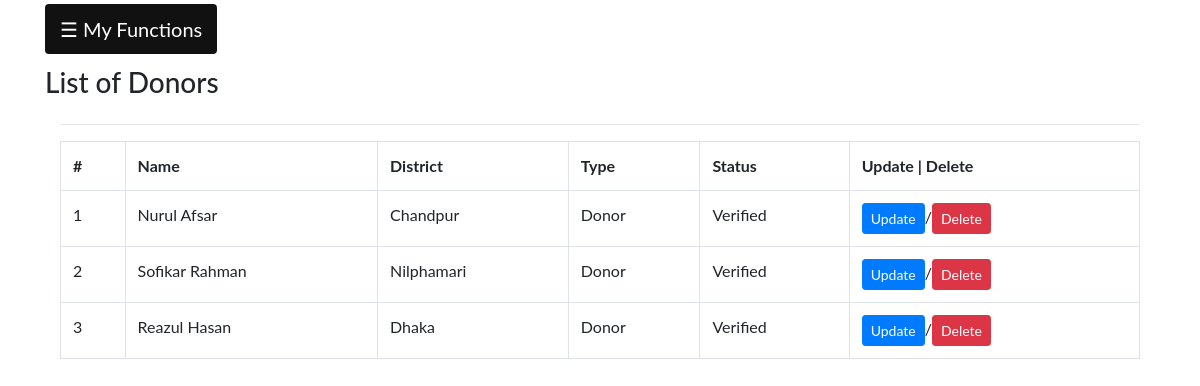
/staff/viewDonors/ (signed in), run on the app's committed database.
### Accounts/models.py (models this page shows, shortened)
class Profile(models.Model):
    profile = models.OneToOneField(User,on_delete=models.CASCADE,related_name='profile')
    uType = (
        (1,'Donor'),
        (2,'Volunteer'),
        (3,'Staff')
    )
    userType = models.IntegerField(choices=uType)
    phoneNo = models.CharField(max_length=15)
    nationalId = models.CharField(max_length=20)
    divison = models.ForeignKey(Division,on_delete=models.CASCADE)
    district = models.ForeignKey(District,on_delete=models.CASCADE)
    address = models.TextField(max_length=200)
    profile_pic = models.ImageField(upload_to = 'profile',blank=True)
    verified = models.BooleanField(default=False)
    signupTime = models.DateTimeField(auto_now_add=True)
    updateTime = models.DateTimeField(auto_now=True)

class District(models.Model):
    name = models.CharField(max_length=50)
    def __str__(self):
        return f"{self.name}"

### AppStaff/views.py (the view)
# urls.py: path('viewDonors/',views.viewDonors,name='viewDonors'),
@login_required
def viewDonors(request):
    if(request.user.is_staff):
        profiles = Profile.objects.filter(userType=1,verified = True)
        diction = {'title':'List of Donors','profiles':profiles}
        return render(request,'Staff/pendingProfile.html',context=diction)
    else:
        return HttpResponseRedirect(reverse('accounts:userProfile'))

### templates/Staff/pendingProfile.html (shortened to what this page needs)
{% extends 'Staff/staff.html' %}
{% load crispy_forms_tags %}
{% block staffblock %}
<div class="row">
  <h3>{{title}}</h3>
</div>
{% if not update %}
<hr>
<div class="row">
  <div class="col-12">
    <table class="table table-bordered">
      <tr>
        <th>#</th>
        <th>Name</th>
        <th>District</th>
        <th>Type</th>
        <th>Status</th>
        <th>Update | Delete </th>
      </tr>
      {% for profile in profiles %}
      <tr>
        <td>{{forloop.counter}}</td>
        <td>{{profile.profile.first_name}} {{profile.profile.last_name}} </td>
        <td>{{profile.district}}</td>
        {% if profile.userType == 1 %}
        <td>Donor</td>
        {% else %}
        <td>Volunteer</td>
        {% endif %}
        {% if profile.verified %}
        <td>Verified</td>
        {% else %}
        <td>Unverified</td>
        {% endif %}
        <td><a href="{% url 'appStaff:updateProfile' pk=profile.pk %}" class="btn btn-primary btn-sm">Update</a>/<a
            href="{% url 'appStaff:deleteProfile' pk=profile.pk %}" class="btn btn-danger btn-sm">Delete</a></td>
      </tr>
      {% endfor %}
    </table>
  </div>
</div>
{% endif %}
{% endblock %}

### static/css/staff.css (style rules this page uses)
body { font-family: "Lato", sans-serif; }

### data on the page
Profile: profile.first_name "Nurul", profile.last_name "Afsar", district "Chandpur", userType "Donor", verified "Verified"
Profile: profile.first_name "Sofikar", profile.last_name "Rahman", district "Nilphamari", userType "Donor", verified "Verified"
Profile: profile.first_name "Reazul", profile.last_name "Hasan", district "Dhaka", userType "Donor", verified "Verified"

### other printed values
{{ title }} "List of Donors"
